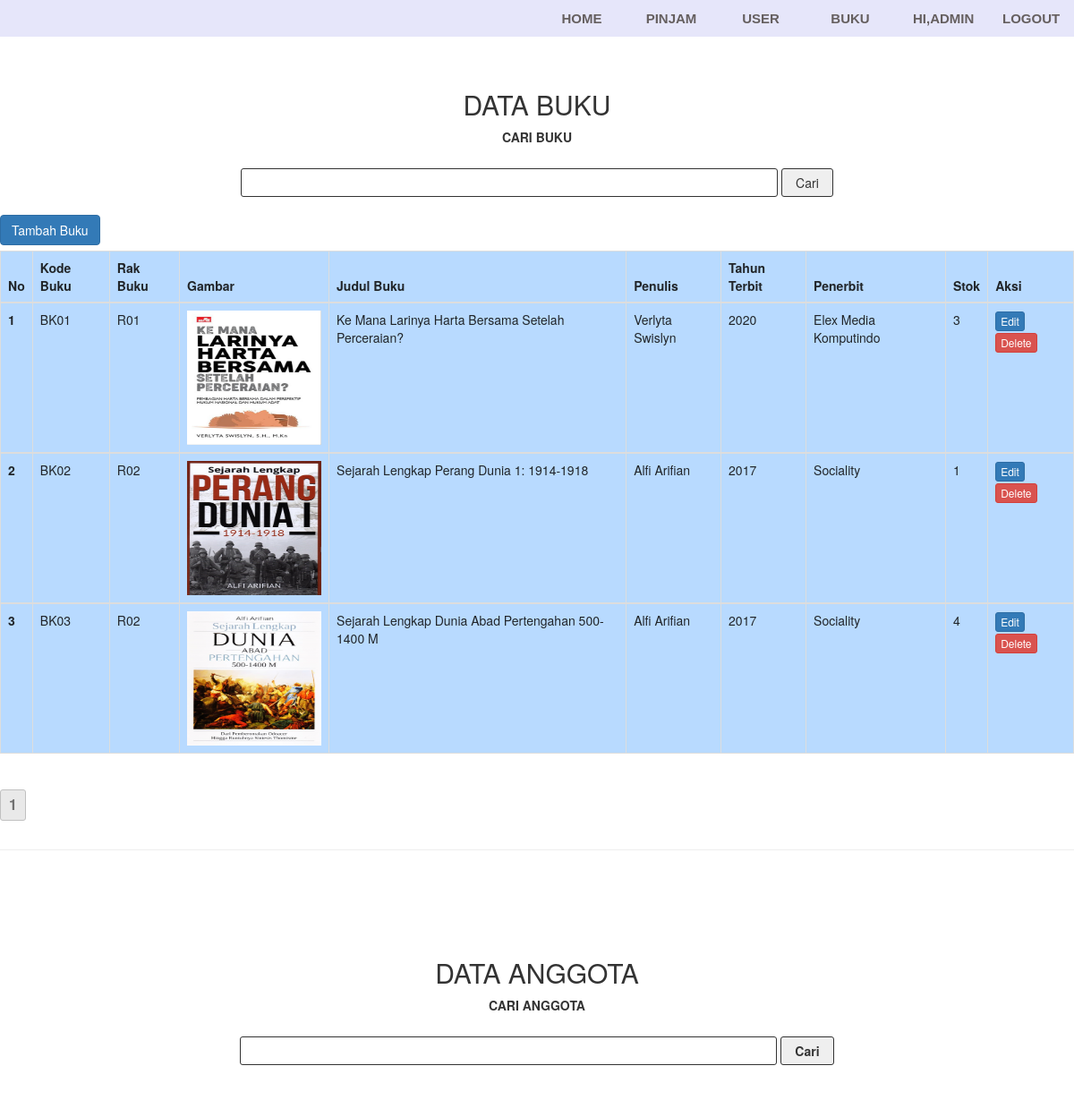
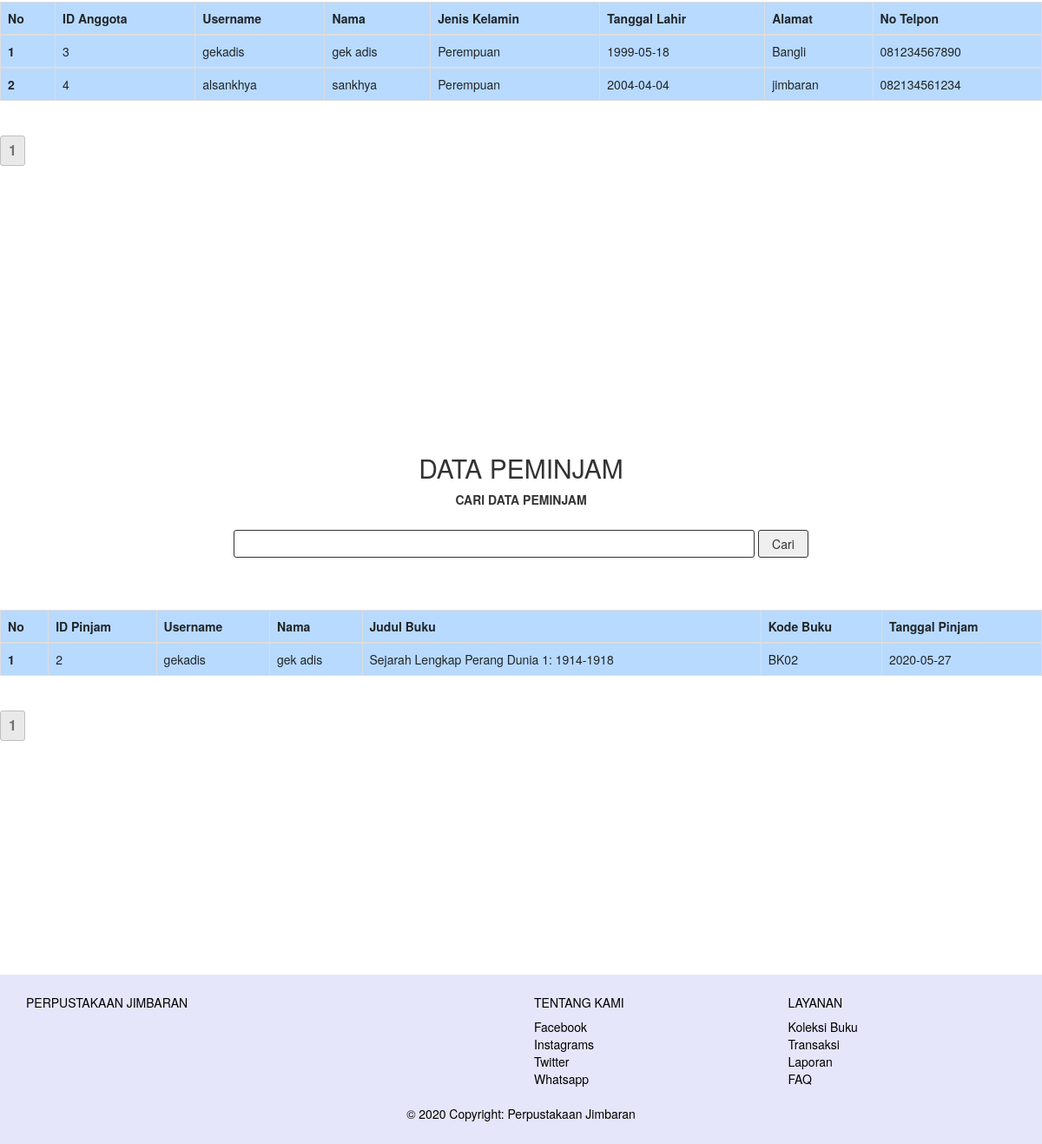
/Home-Admin.php (signed in), run on the app's committed database (2 pictures, top to bottom).
### tables this page shows
CREATE TABLE `tb_buku` (
  `kode_buku` varchar(10) NOT NULL,
  `judul_buku` varchar(128) NOT NULL,
  `penulis` varchar(128) NOT NULL,
  `tahun_terbit` int(4) NOT NULL,
  `nama_penerbit` varchar(128) NOT NULL,
  `gambar` varchar(128) NOT NULL,
  `rak` varchar(128) NOT NULL,
  `stok` int(11) NOT NULL
);

CREATE TABLE `tb_user` (
  `id` int(11) NOT NULL,
  `nama` varchar(128) NOT NULL,
  `username` varchar(128) NOT NULL,
  `passwords` varchar(30) NOT NULL,
  `alamat` text NOT NULL,
  `tanggal_lahir` date NOT NULL,
  `jenis_kelamin` enum('Laki - Laki','Perempuan','','') NOT NULL,
  `no_tlp` varchar(13) NOT NULL,
  `status_user` varchar(11) NOT NULL
);

CREATE TABLE `meminjam` (
  `id_pinjam` int(3) NOT NULL,
  `tgl_pinjam` date DEFAULT NULL,
  `id_anggota` int(3) DEFAULT NULL,
  `kd_buku` varchar(5) DEFAULT NULL,
  `kembali` int(1) DEFAULT NULL
);

### Home-Admin.php (the view, shortened to what this page needs)
<?php
    include 'koneksi.php';
?>
<!DOCTYPE html>
<html>
<head>
    <link rel="stylesheet" href="css/home-admin.css">
    <link rel="stylesheet" href="css/bootstrap.min.css">
    <link rel="stylesheet" href="https://maxcdn.bootstrapcdn.com/bootstrap/3.3.7/css/bootstrap.min.css">
</head>
<body>
    <nav class="navigasi">
        <ul>
            <li><a href="logout.php">Logout</a></li>
            <li><a href="#" data-toggle="modal" data-target="#edit">Hi,Admin</a></li>
            <li><a href="#sectionBuku">Buku</a></li>
            <li><a href="#sectionData">User</a></li>
            <li><a href="#sectionPeminjam">Pinjam</a></li>
             <li><a href="#sectionHome">Home</a></li>
        </ul>
    </nav>
    <div id="sectionBuku">
        <h2>Data Buku</h2>
        <center><form action="#sectionBuku" method="GET">
            <label>Cari Buku</label><br><br>
            <input id="cari" type="text" name="cari">
            <input id="submit"type="submit" value="Cari">
        </form></center><br>
        <div class="box-tools pull-left">
            <a href="#" class="btn btn-primary" data-toggle="modal" data-target="#tambahbuku">Tambah Buku</a>
        </div>
        <br><br><table class="table table-bordered table-primary">
                    <thead>
                        <tr>
                        <th scope="col">No</th>
                        <th scope="col">Kode Buku</th>
                        <th scope="col">Rak Buku</th>
                        <th scope="col">Gambar</th>
                        <th scope="col">Judul Buku</th>
                        <th scope="col">Penulis</th>
                        <th scope="col">Tahun Terbit</th>
                        <th scope="col">Penerbit</th>
                        <th scope="col">Stok</th>
                        <th scope="col">Aksi</th>
                        </tr>
                    </thead>
        <?php
        $batas = 3;
        $page = isset($_GET['halaman'])?(int)$_GET["halaman"] : 1;
        $mulai = ($page>1) ? ($page * $batas) - $batas : 0;
        $no = $mulai+1;
        if(isset($_GET['cari'])){
            $cari = $_GET['cari'];
            $a=1;
            $tampil = mysqli_query($conn, "SELECT * FROM tb_buku WHERE
                                            judul_buku LIKE '%".$cari."%' OR
                                            tahun_terbit LIKE '%".$cari."%' OR
                                            penulis LIKE '%".$cari."%' OR
                                            nama_penerbit LIKE '%".$cari."%'
                                            ORDER BY judul_buku ASC") or die (mysqli_error($conn));
            while($data = mysqli_fetch_array($tampil)) {
                                $id = $data["kode_buku"];
                                $rak = $data['rak'];
                                $gambar = $data['gambar'];
                                $nama = $data['judul_buku'];
                                $penulis = $data['penulis'];
                                $tahun_terbit=$data['tahun_terbit'];
                                $penerbit = $data['nama_penerbit'];
                                $stok = $data['stok'];?>
                    <tbody>
                        <tr>
                        <th scope="row"><?php echo $a++; ?></th>
                        <td><?php echo $id; ?></td>
                        <td><?php echo $rak; ?></td>
                        <td><img src="img/<?php echo $gambar; ?>" style="width:150px; height:150px;"></td>
                        <td><?php echo $nama; ?></td>
                        <td><?php echo $penulis; ?></td>
                        <td><?php echo $tahun_terbit; ?></td>
                        <td><?php echo $penerbit; ?></td>
                        <td><?php echo $stok; ?></td>
                        <td>
                        <a href="#" class="btn btn-primary btn-flat btn-xs" data-toggle="modal" data-target="#updatebuku<?php echo $a; ?>"> Edit</a>
                        <a href="hapus_buku.php?id=<?php echo $id; ?>" class="btn btn-danger btn-flat btn-xs"
                        onClick = "return confirm('Apakah Anda ingin menghapus <?php echo $data['judul_buku']; ?>')"> Delete</a>
						</td>
                        </tr>
                    </tbody>
                <?php } }
            else{
                $a=1;
                $tampil = mysqli_query($conn, "SELECT * FROM tb_buku LIMIT $mulai, $batas") or die (mysqli_error($conn));
                            while($data = mysqli_fetch_array($tampil)) {
                            $id = $data['kode_buku'];
                            $rak = $data['rak'];
                            $gambar = $data['gambar'];
                            $nama = $data['judul_buku'];
                            $penulis = $data['penulis'];
                            $tahun_terbit=$data['tahun_terbit'];
                            $penerbit = $data['nama_penerbit'];
                            $stok = $data['stok']; ?>
                    <tbody>
                        <tr>
                        <th scope="row"><?php echo $a++; ?></th>
                        <td><?php echo $id; ?></td>
                        <td><?php echo $rak; ?></td>
                        <td><img src="img/<?php echo $gambar; ?>" style="width:150px; height:150px;"></td>
                        <td><?php echo $nama; ?></td>
                        <td><?php echo $penulis; ?></td>
                        <td><?php echo $tahun_terbit; ?></td>
                        <td><?php echo $penerbit; ?></td>
                        <td><?php echo $stok; ?></td>
                        <td>
                        <a href="#" class="btn btn-primary btn-flat btn-xs" data-toggle="modal" data-target="#editbuku"> Edit</a>
                        <a href="hapus_buku.php?id=<?php echo $id; ?>" class="btn btn-danger btn-flat btn-xs"
                        onClick = "return confirm('Apakah Anda ingin menghapus <?php echo $data['judul_buku']; ?>')"> Delete</a>
						</td>
                        </tr>
                    </tbody>
                    <?php $no++; }; } ?></table>
                    <?php $hitung = mysqli_query($conn,"SELECT * FROM tb_buku") or die (mysqli_error($conn));
                    $jmldata = mysqli_num_rows($hitung);
                    ?>
                    <br>
                    <?php
                        $jmlhalaman = ceil($jmldata/$batas);
                        for($i=1; $i<=$jmlhalaman; $i++){
                            echo '<a class="page" href="?halaman='.$i.'">'.$i.'</a>';
                        }  ?>
    </div>
    <br><br><hr>
    <div id="sectionData">
    <h2>Data Anggota</h2>
        <center><form action="#sectionData" method="GET">
            <label>Cari Anggota</label><br><br>
            <input type="text" name="cari">
            <input type="submit" value="Cari">
        </form></center><br>
        <br><br><table class="table table-bordered table-primary">
                    <thead>
                        <tr>
                        <th scope="col">No</th>
                        <th scope="col">ID Anggota</th>
                        <th scope="col">Username</th>
                        <th scope="col">Nama</th>
                        <th scope="col">Jenis Kelamin</th>
                        <th scope="col">Tanggal Lahir</th>
                        <th scope="col">Alamat</th>
                        <th scope="col">No Telpon</th>
                        </tr>
                    </thead>
        <?php $batas = 3;
        $page = isset($_GET['halaman'])?(int)$_GET["halaman"] : 1;
        $mulai = ($page>1) ? ($page * $batas) - $batas : 0;
        $no = $mulai+1;
        if(isset($_GET['cari'])){
            $cari = $_GET['cari'];
            $a=1;
            $tampil = mysqli_query($conn, "SELECT * FROM tb_user WHERE
                                            nama LIKE '%".$cari."%' OR
                                            username LIKE '%".$cari."%' OR
                                            alamat LIKE '%".$cari."%' OR
                                            jenis_kelamin LIKE '%".$cari."%'
                                            AND status_user IN ('User')
                                            ORDER BY nama ASC") or die (mysqli_error($conn));
            while($data = mysqli_fetch_array($tampil)) {
                                $id = $data["id"];
                                $nama = $data['nama'];
                                $username = $data['username'];
                                $tanggal = $data['tanggal_lahir'];
                                $alamat = $data['alamat'];
                                $jk =$data['jenis_kelamin'];
                                $no_tlp = $data['no_tlp'];?>
                    <tbody>
                        <tr>
                        <th scope="row"><?php echo $a++; ?></th>
                        <td><?php echo $id; ?></td>
                        <td><?php echo $username; ?></td>
                        <td><?php echo $nama; ?></td>
                        <td><?php echo $jk; ?></td>
                        <td><?php echo $tanggal; ?></td>
                        <td><?php echo $alamat; ?></td>
                        <td><?php echo $no_tlp; ?></td>
                        </tr>
                    </tbody>
                <?php } }
                else{
                    $a=1;
                    $user = 'User';
                    $tampil = mysqli_query($conn, "SELECT * FROM tb_user WHERE status_user = '$user' LIMIT $mulai, $batas") or die (mysqli_error($conn));
                    while($data = mysqli_fetch_array($tampil)) {
                    $id = $data["id"];
                    $nama = $data['nama'];
                    $username = $data['username'];
                    $tanggal = $data['tanggal_lahir'];
                    $alamat = $data['alamat'];
                    $jk =$data['jenis_kelamin'];
                    $no_tlp = $data['no_tlp'];?>
                    <tbody>
                        <tr>
                        <th scope="row"><?php echo $a++; ?></th>
                        <td><?php echo $id; ?></td>
                        <td><?php echo $username; ?></td>
                        <td><?php echo $nama; ?></td>
                        <td><?php echo $jk; ?></td>
                        <td><?php echo $tanggal; ?></td>
                        <td><?php echo $alamat; ?></td>
                        <td><?php echo $no_tlp; ?></td>
                        </tr>
                    </tbody>
                    <?php $no++; } } ?></table>
                    <?php $hitung = mysqli_query($conn,"SELECT * FROM tb_buku") or die (mysqli_error($conn));
                    $jmldata = mysqli_num_rows($hitung);
                    ?>
                    <br>
                    <?php
                        $jmlhalaman = ceil($jmldata/$batas);
                        for($i=1; $i<=$jmlhalaman; $i++){
                            echo '<a class="page" href="?halaman='.$i.'">'.$i.'</a>';
                        }  ?>
    </div>
    <div id="sectionPeminjam">
    <h2>Data Peminjam</h2>
        <center><form action="#sectionPeminjam" method="GET">
            <label>Cari Data Peminjam</label><br><br>
            <input type="text" name="cari">
            <input type="submit" value="Cari">
        </form></center><br>
        <br><br><table class="table table-bordered table-primary">
                    <thead>
                        <tr>
                        <th scope="col">No</th>
                        <th scope="col">ID Pinjam</th>
                        <th scope="col">Username</th>
                        <th scope="col">Nama</th>
                        <th scope="col">Judul Buku</th>
                        <th scope="col">Kode Buku</th>
                        <th scope="col">Tanggal Pinjam</th>
                        </tr>
                    </thead>
                    <?php
                    $a=1;
                    $sql = "SELECT *
                            FROM tb_user JOIN meminjam
                            ON meminjam.id_anggota = tb_user.id
                            JOIN tb_buku
                            ON tb_buku.kode_buku = meminjam.kd_buku";
                    $tampil = mysqli_query($conn, $sql) or die (mysqli_error($conn));
                    while($data = mysqli_fetch_array($tampil)) {
                    $id = $data["id_pinjam"];
                    $nama = $data['nama'];
                    $username = $data['username'];
                    $tanggal = $data['tgl_pinjam'];
                    $kode = $data['kode_buku'];
                    $judul =$data['judul_buku'];{?>
                    <tbody>
                        <tr>
                        <th scope="row"><?php echo $a++; ?></th>
                        <td><?php echo $id; ?></td>
                        <td><?php echo $username; ?></td>
                        <td><?php echo $nama; ?></td>
                        <td><?php echo $judul; ?></td>
                        <td><?php echo $kode; ?></td>
                        <td><?php echo $tanggal; ?></td>
                        </tr>
                    </tbody>
                    <?php $no++; } } ?></table>
                    <?php $hitung = mysqli_query($conn,"SELECT * FROM tb_buku") or die (mysqli_error($conn));
                    $jmldata = mysqli_num_rows($hitung);
                    ?>
                    <br>
                    <?php
                        $jmlhalaman = ceil($jmldata/$batas);
                        for($i=1; $i<=$jmlhalaman; $i++){
                            echo '<a class="page" href="?halaman='.$i.'">'.$i.'</a>';
                        }  ?>
    </div>
<footer class="page-footer font-small blue pt-4">
  <div class="container-fluid text-center text-md-left">
    <div class="row">
      <div class="col-md-6 mt-md-0 mt-3">
        <h5 class="text-uppercase">Perpustakaan Jimbaran </h5>
      </div>
      <div class="col-md-3 mb-md-0 mb-3">
        <h5 class="text-uppercase">Tentang Kami</h5>
        <ul class="list-unstyled">
          <li>
           Facebook
          </li>
          <li>
            Instagrams
          </li>
          <li>
           Twitter
          </li>
          <li>
            Whatsapp
          </li>
        </ul>
      </div>
      <div class="col-md-3 mb-md-0 mb-3">
        <h5 class="text-uppercase" >Layanan</h5>
        <ul class="list-unstyled">
          <li>
            <a  href="?page=buku" style="color: black;"> Koleksi Buku</a>
          </li>
          <li>
           <li><a href="?page=transaksi" style="color: black;"> Transaksi</a></li>
          </li>
          <li>
             <a href="?page=laporan"style="color: black;" > Laporan</a>
          </li>
          <li>
           FAQ
          </li>
        </ul>
      </div>
    </div>
  </div>
  <div class="footer-copyright text-center py-3">© 2020 Copyright:
    <a href="https://mdbootstrap.com/" style="color: black;"> Perpustakaan Jimbaran</a>
  </div>
</footer>
</body>
</html>
</body>
</html>

### data on the page
tb_buku: kode_buku "BK01", rak "R01", gambar (picture), judul_buku "Ke Mana Larinya Harta Bersama Setelah Perceraian?", penulis "Verlyta Swislyn", tahun_terbit "2020", nama_penerbit "Elex Media Komputindo", stok "3"
tb_buku: kode_buku "BK02", rak "R02", gambar (picture), judul_buku "Sejarah Lengkap Perang Dunia 1: 1914-1918", penulis "Alfi Arifian", tahun_terbit "2017", nama_penerbit "Sociality", stok "1"
tb_buku: kode_buku "BK03", rak "R02", gambar (picture), judul_buku "Sejarah Lengkap Dunia Abad Pertengahan 500-1400 M", penulis "Alfi Arifian", tahun_terbit "2017", nama_penerbit "Sociality", stok "4"
tb_user: id "3", username "gekadis", nama "gek adis", jenis_kelamin "Perempuan", tanggal_lahir "1999-05-18", alamat "Bangli", no_tlp "081234567890"
tb_user: id "4", username "alsankhya", nama "sankhya", jenis_kelamin "Perempuan", tanggal_lahir "2004-04-04", alamat "jimbaran", no_tlp "082134561234"
meminjam: id_pinjam "2", id_anggota.username "gekadis", id_anggota.nama "gek adis", kd_buku.judul_buku "Sejarah Lengkap Perang Dunia 1: 1914-1918", kd_buku.kode_buku "BK02", tgl_pinjam "2020-05-27"
